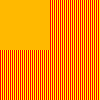
Frame 1 (no input)
Frame 60 (no input): identical to frame 1, image omitted
Frame 120 (the mouse pressed at the canvas centre since frame 60): identical to frame 1, image omitted

The p5.js sketch that drew this single still picture (run headless with seeded random() and noise() and a simulated clock; from frame 60 on, the mouse is pressed at the canvas centre):

// p5.js sketch
// ── sketch.js
function preload () {
    
}

function setup () {
    createCanvas(100, 100);
}

function draw () {
    loadPixels();
    for (var i = 0; i < pixels.length; i += 8) {
        pixels [i] = 255;
        pixels [i+1] = 0;
        pixels [i+2] = 0;
        pixels [i+3] = 255;
        pixels [i+4] = 255;
        pixels [i+5] = 255;
        pixels [i+6] = 0;
        pixels [i+7] = 255;
    }
    updatePixels();
    noStroke()
    fill (255,185,0);
    rect (0,0,50,50);
}
